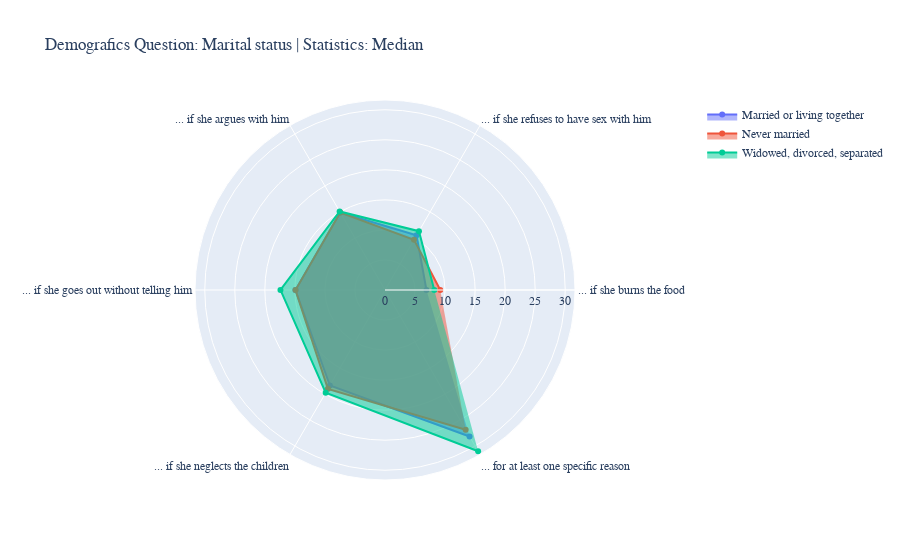

Here is the notebook cell this chart was saved with:
### Code cell
show_answers_per_demographic_question("Marital status")

### Figure 1 — Plotly figure (JSON) as saved in the notebook; plotly's stock layout.template omitted (floating-point values rounded to 4 significant figures)
{"data": [{"fill": "toself", "name": "Married or living together", "r": [6.9, 10.5, 14.9, 14.9, 18.35, 28.15], "theta": ["... if she burns the food", "... if she refuses to have sex with him", "... if she argues with him", "... if she goes out without telling him", "... if she neglects the children", "... for at least one specific reason"], "type": "scatterpolar"}, {"fill": "toself", "name": "Never married", "r": [9.2, 9.65, 14.9, 14.9, 19, 26.85], "theta": ["... if she burns the food", "... if she refuses to have sex with him", "... if she argues with him", "... if she goes out without telling him", "... if she neglects the children", "... for at least one specific reason"], "type": "scatterpolar"}, {"fill": "toself", "name": "Widowed, divorced, separated", "r": [8.2, 11.3, 15.1, 17.4, 19.75, 31], "theta": ["... if she burns the food", "... if she refuses to have sex with him", "... if she argues with him", "... if she goes out without telling him", "... if she neglects the children", "... for at least one specific reason"], "type": "scatterpolar"}], "layout": {"font": {"family": "Courier New, monospace", "size": 12}, "title": {"text": "Demografics Question: Marital status | Statistics: Median"}}}
